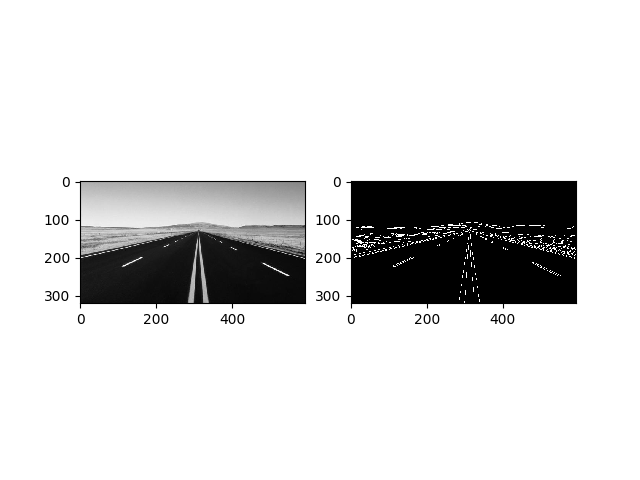

Here is the Python script that generated this plot:
import cv2
import numpy as np
import matplotlib.pyplot as plt

def detect_edge(image):
    ''' Detecting Edges '''
    image_with_edges = cv2.Canny(image , 100, 200)
    images = [image , image_with_edges]
    location = [121, 122]
    for loc, img in zip(location, images):
        plt.subplot(loc)
        plt.imshow(img, cmap='gray')
    plt.savefig('edge.png')
    plt.show()

image = cv2.imread('road.jpg', 0)
detect_edge(image)
